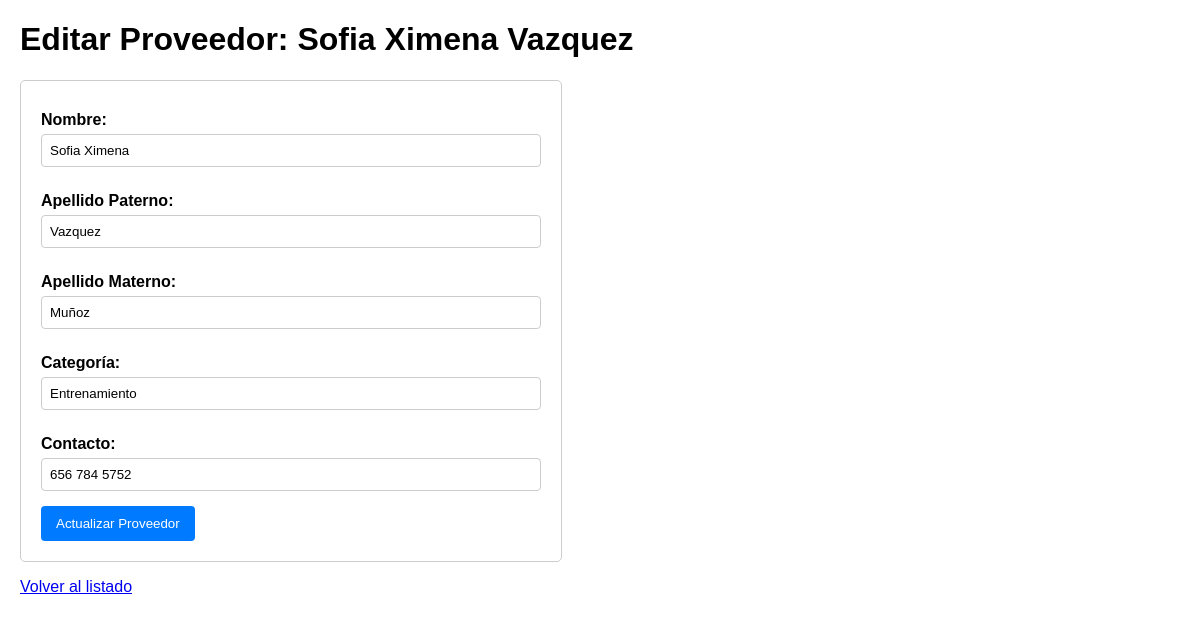
The page /editar/2/ on the database its author committed.
### app_proveedor/models.py (models this page shows, shortened)
class Proveedor(models.Model):
    nombre = models.CharField(max_length=50)
    ap_paterno = models.CharField(max_length=50)
    ap_materno = models.CharField(max_length=50)
    categoria = models.CharField(max_length=100)
    contacto = models.CharField(max_length=15) # Usamos CharField para números de contacto
    class Meta:
        db_table = 'proveedor'

### app_proveedor/views.py (the view, shortened to what this page needs)
# urls.py: path('editar/<int:id>/', views.editar_proveedor, name='update_proveedor'),
def editar_proveedor(request, id):
    proveedor = get_object_or_404(Proveedor, id=id)
    return render(request, 'update_proveedor.html', {'proveedor': proveedor})

### app_proveedor/templates/update_proveedor.html (shortened to what this page needs)
<!DOCTYPE html>
<html lang="es">
<head>
</head>
<body>
    <h1>Editar Proveedor: {{ proveedor.nombre }} {{ proveedor.ap_paterno }}</h1>
    <form method="post">
        <label>Nombre:</label>
        <input type="text" name="nombre" value="{{ proveedor.nombre }}" required>
        <label>Apellido Paterno:</label>
        <input type="text" name="ap_paterno" value="{{ proveedor.ap_paterno }}" required>
        <label>Apellido Materno:</label>
        <input type="text" name="ap_materno" value="{{ proveedor.ap_materno }}" required>
        <label>Categoría:</label>
        <input type="text" name="categoria" value="{{ proveedor.categoria }}" required>
        <label>Contacto:</label>
        <input type="text" name="contacto" value="{{ proveedor.contacto }}" maxlength="15" required>
        <button type="submit">Actualizar Proveedor</button>
    </form>
    <p><a href="{% url 'read_proveedor' %}">Volver al listado</a></p>
</body>
</html>

### app_proveedor/templates/update_proveedor.html (style rules this page uses)
body { font-family: Arial, sans-serif; margin: 20px; }
form { max-width: 500px; padding: 20px; border: 1px solid #ccc; border-radius: 5px; }
label { display: block; margin: 10px 0 5px; font-weight: bold; }
input { width: 100%; padding: 8px; margin-bottom: 15px; border: 1px solid #ccc; border-radius: 4px; box-sizing: border-box; }
button { background-color: #007BFF; color: white; padding: 10px 15px; border: none; cursor: pointer; border-radius: 4px; }

### rows shown on the page
Proveedor: nombre "Sofia Ximena", ap_paterno "Vazquez", ap_materno "Muñoz", categoria "Entrenamiento", contacto "656 784 5752"
